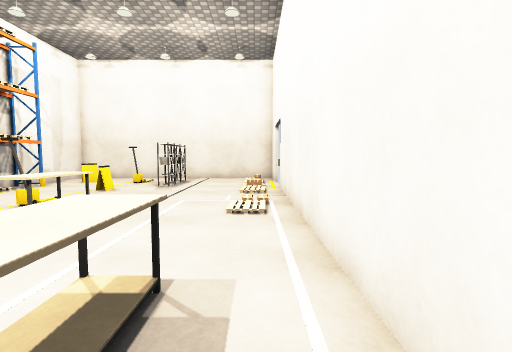
View 1 (above)

12 first-person views from a walk through a Unity game level. The camera is 1.2 m above the floor, tilts 4° down and sees 85° across. Doors are open. The floor is counted in squares, 1 m on a side. Each view is taken from the middle of a square. On the plan, view 1 faces up. The plan holds only what a view shows up to about 13 squares ahead; the rest is blank. The player is left out. Some surface patterns are stand-ins.

View 2
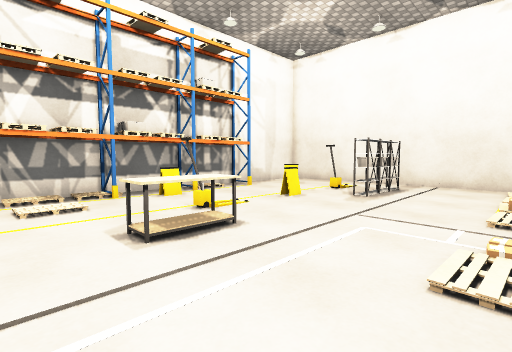

View 3
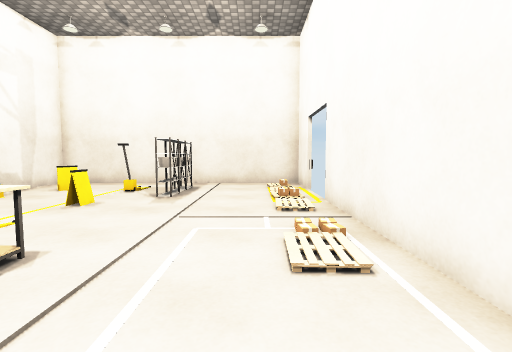

View 4
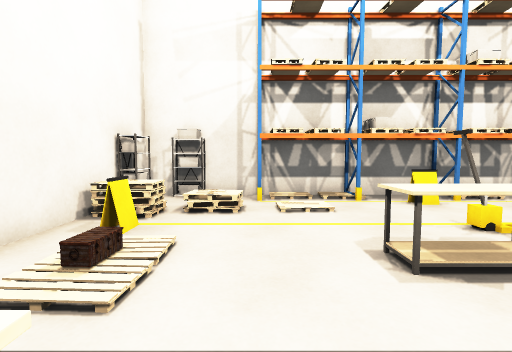

View 5
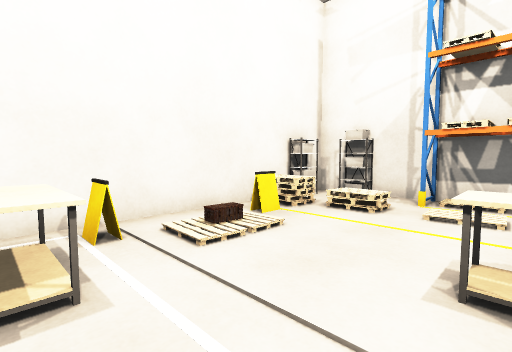

View 6
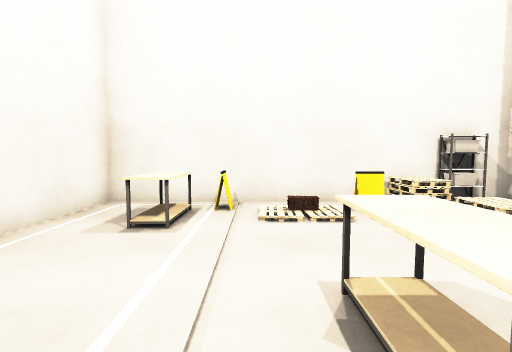

View 7
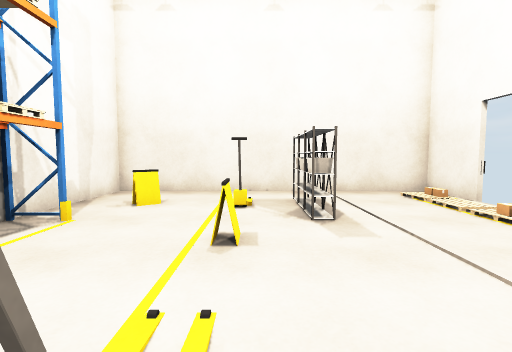

View 8
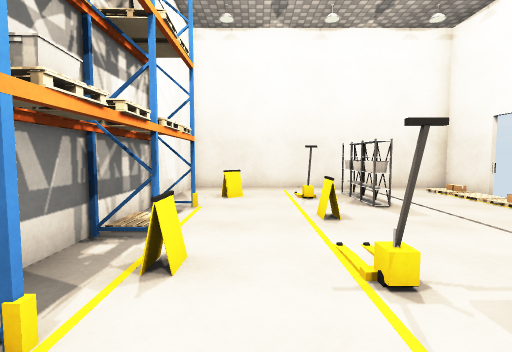

View 9
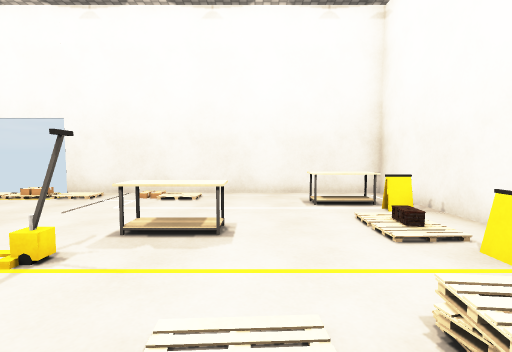

View 10
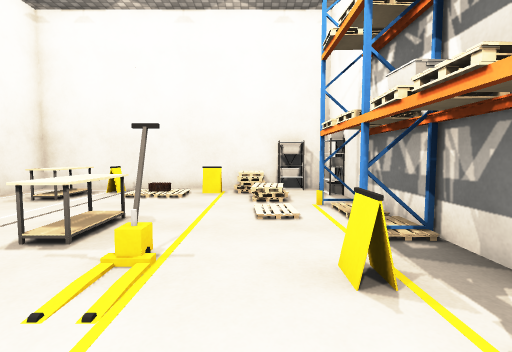

View 11
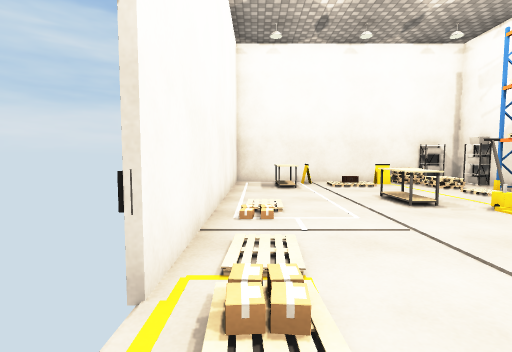

View 12
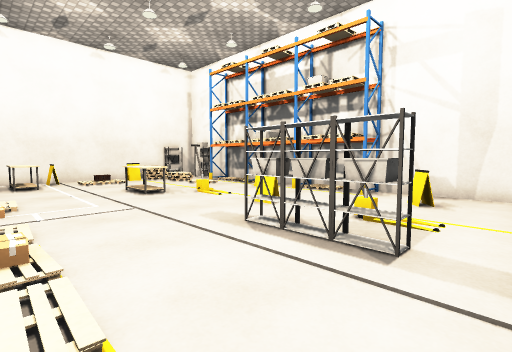

### Floor plan
Points are (right, up) in squares from view 1. A wall is a line through its corners. A room is listed if a view was taken in it or the views show most of it. See-through windows are left out.
Room 1 (views 1, 2, 3, 4, 5, 6, 7, 8, 9, 10, 11, 12)
walls: (0.9, 14.4) (0.9, 15.6) (-9.7, 15.6) (-9.7, -0.4) (0.9, -0.4) (0.9, 10.6)
ways out: open door at (1, 12.5)
objects: other object (-10, 3) to (-9, 4); other object (-9, 0); other object (-9, 1); other object (-9, 6); other object (-9, 8); other object (-9, 11); other object (-8, 0); other object (-8, 1); other object (-8, 7); other object (-8, 13); other object (-7, 0) to (-7, 1); other object (-6, 1); other object (-6, 6); other object (-5, 10); other object (-5, 12); other object (-4, 5) to (-4, 6); other object (-4, 11); other object (-4, 12); other object (-4, 13) to (-4, 14); other object (-3, 12); other object (-3, 14); other object (-2, 1); other object (-1, 1) to (-1, 2); other object (1, 11); other object (1, 14)

Where each view was taken, in squares from view 1:
view 1: 0 up, 0 right, facing up
view 2: 3 up, 0 right, facing up-left
view 3: 3 up, 1 left, facing up
view 4: 3 up, 1 left, facing left
view 5: 5 up, 1 left, facing down-left
view 6: 7 up, 3 left, facing down
view 7: 6 up, 5 left, facing up
view 8: 4 up, 7 left, facing up
view 9: 4 up, 9 left, facing right
view 10: 10 up, 7 left, facing down
view 11: 13 up, 0 right, facing down
view 12: 15 up, 0 right, facing down-left
